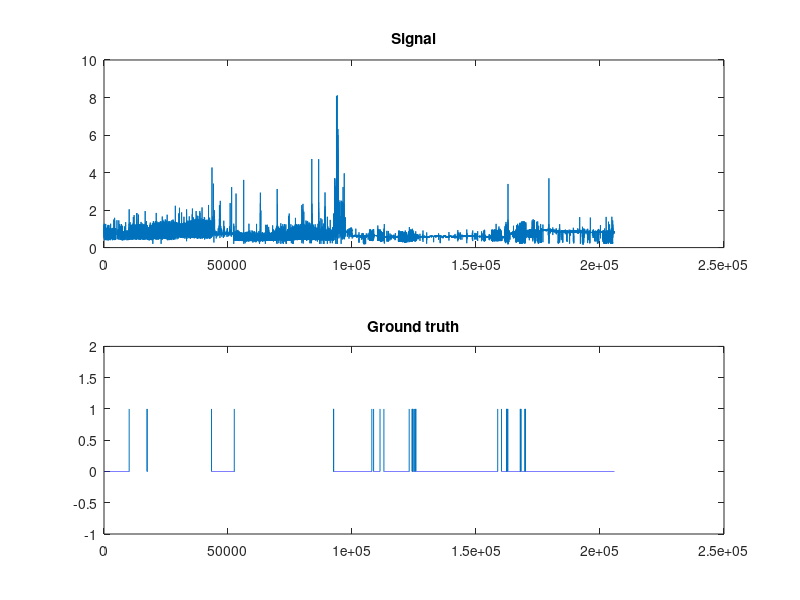

Here is the MATLAB script that generated this plot: (Note: this script raises an error after producing the figure.)
%% Setup (load data and such)
clc
clear all
close all
addpath('../Data')

load afdb_1
rr1 = rr;
targetsRR1 = targetsRR;

load afdb_2
rr2 = rr;
targetsRR2 = targetsRR;

load afdb_3
rr3 = rr;
targetsRR3 = targetsRR;

load afdb_4
rr4 = rr;
targetsRR4 = targetsRR;



clear afBounds Fs qrs recordName rr targetsRR targetsQRS

rr = [rr1, rr2, rr3, rr4];
targetsRR = [targetsRR1, targetsRR2, targetsRR3, targetsRR4];


%% Plot data and target values (ground truth)

figure(1)
subplot(2,1,1)
plot(rr)
title('Signal')
subplot(2,1,2)
plot(targetsRR)
ylim([-1 2])
title('Ground truth')





%% *** Training part ***

%% Feature extraction
features = zeros(2,length(rr));

% P_cv
features(1,:) = pcv(rr);

% deltaHistogram
features(2,:) = deltaHistogram(rr);

%% Plot P_cv --> corrupted data?? 
% figure(2)
% subplot(2,1,1)
% hold on
% plot(rr)
% plot(targetsRR*2, 'g')
% legend('Signal', 'Ground truth')
% hold off
% subplot(212)
% hold on
% plot(P_cv(6:end-5))
% plot(targetsRR(6:end-5)*0.5, 'g')
% title('P_cv feature')
% legend('P_{cv}', 'Ground truth')
% hold off

%% Train 4-Nearest Neighbours classifier
classifier = trainClassifier(features, targetsRR);










%% *** Classification part ***

%% Feature extraction
features1 = zeros(1, length(rr1));
features2 = zeros(1, length(rr2));
features3 = zeros(1, length(rr3));
features4 = zeros(1, length(rr4));

% P_cv features
features1(1,:) = pcv(rr1);
features2(1,:) = pcv(rr2);
features3(1,:) = pcv(rr3);
features4(1,:) = pcv(rr4);

%% AF-detection
detectRR1 = myClassifier(features1, classifier);
detectRR2 = myClassifier(features2, classifier);
detectRR3 = myClassifier(features3, classifier);
detectRR4 = myClassifier(features4, classifier);

%% Interval filtering with thresholding (>10 detections)
detectRR1 = noiseEraser(detectRR1);
detectRR2 = noiseEraser(detectRR2);
detectRR3 = noiseEraser(detectRR3);
detectRR4 = noiseEraser(detectRR4);

%% Benchmark performance and print
[sensitivity1, specificity1] = benchmark(targetsRR1, detectRR1);
[sensitivity2, specificity2] = benchmark(targetsRR2, detectRR2);
[sensitivity3, specificity3] = benchmark(targetsRR3, detectRR3);
[sensitivity4, specificity4] = benchmark(targetsRR4, detectRR4);

fprintf('Subject 1: \n Sensitivity %f \n Specificity %f \n\n', ...
    sensitivity1, specificity1);
fprintf('_____________________________________________\n');

fprintf('Subject 2: \n Sensitivity %f \n Specificity %f \n\n', ...
    sensitivity2, specificity2);
fprintf('_____________________________________________\n');

fprintf('Subject 3: \n Sensitivity %f \n Specificity %f \n\n', ...
    sensitivity3, specificity3);
fprintf('_____________________________________________\n');

fprintf('Subject 4: \n Sensitivity %f \n Specificity %f \n\n', ...
    sensitivity4, specificity4);
fprintf('_____________________________________________\n');


%% Plot the results for subject1
figure 
subplot(211)
hold on
plot(rr1)
plot(detectRR1)
legend('Signal', 'Classification')
hold off
subplot(212)
hold on
plot(targetsRR1*2)
plot(detectRR1)
legend('Ground truth', 'Classification')
hold off



